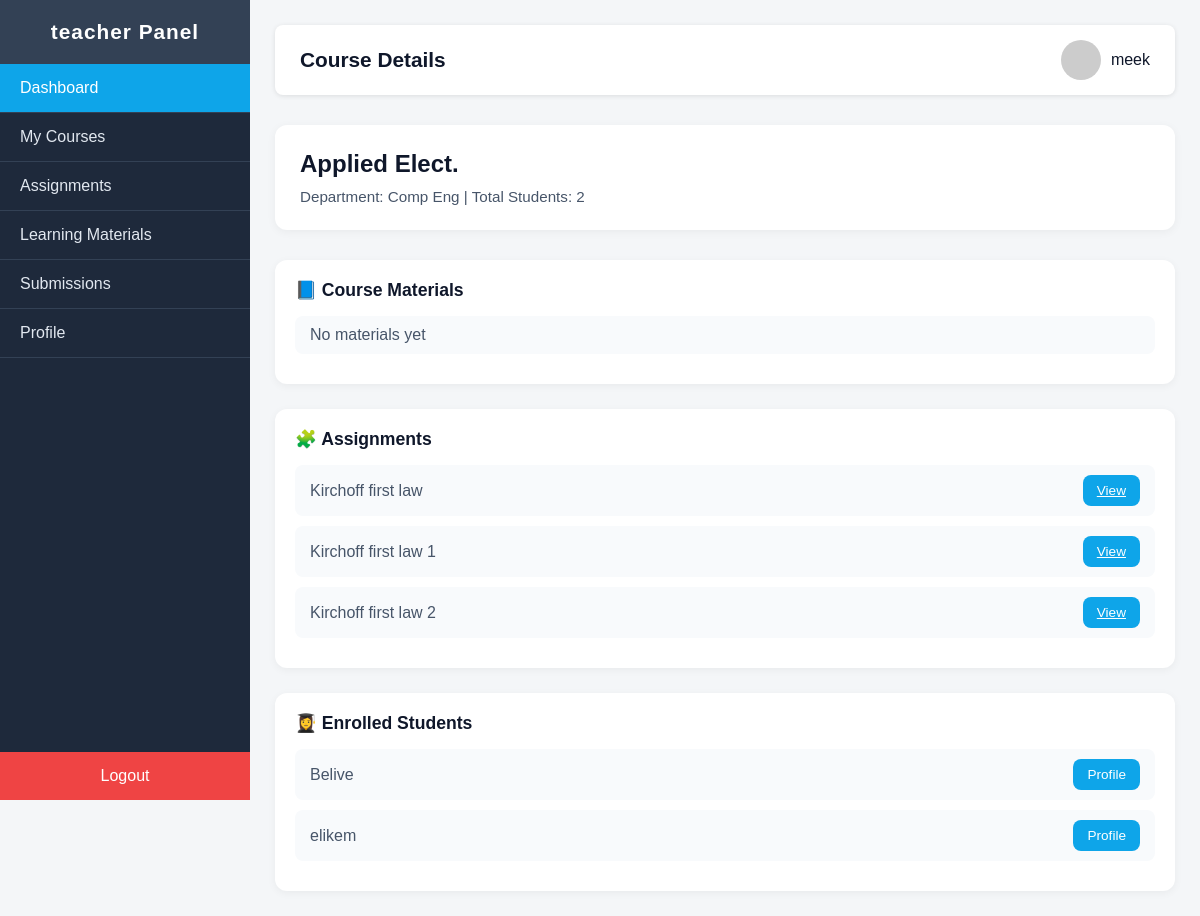
The page /dashboard/teacher/courses/applied-elect (signed in) on the database as committed earlier.
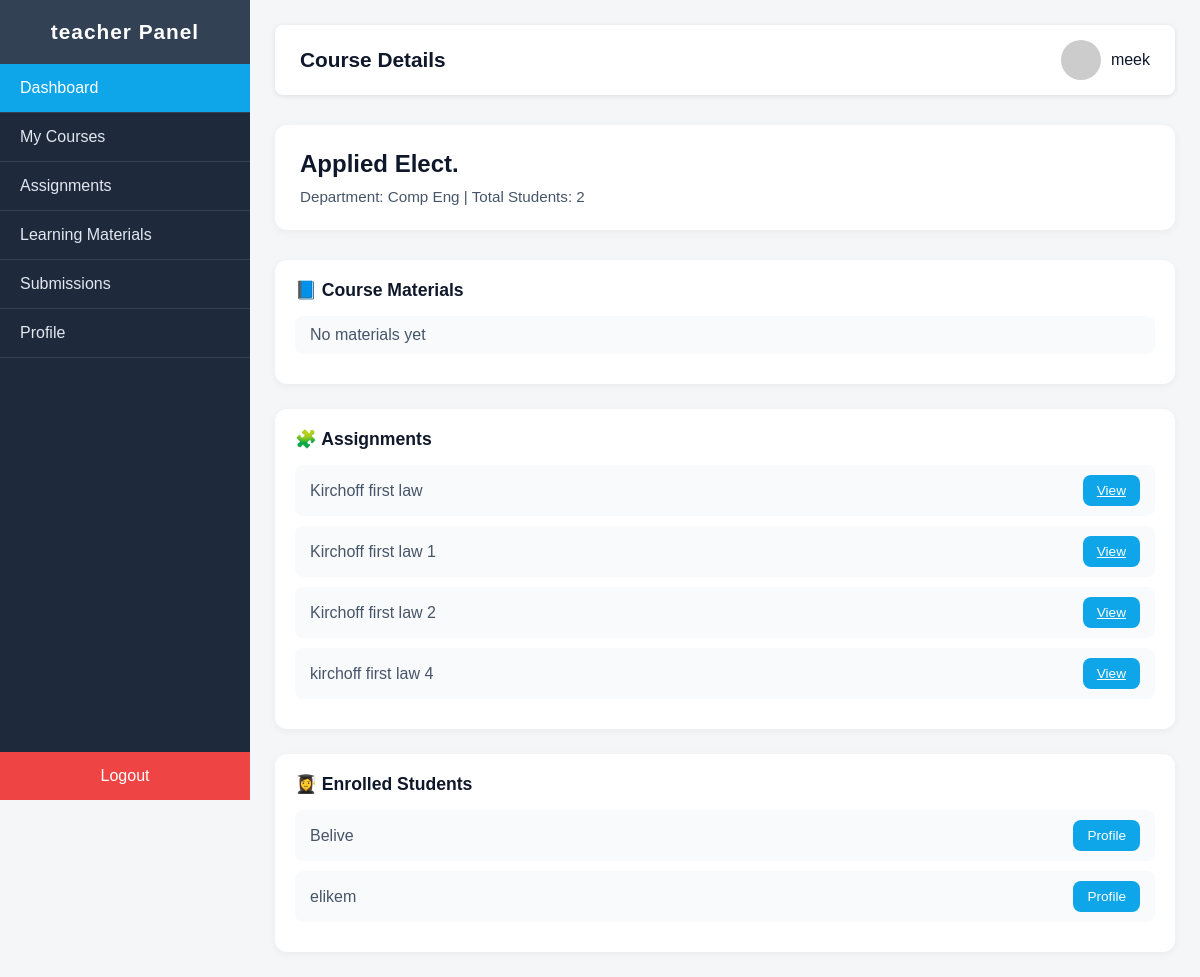
The same page on the database as committed later.
### main/models.py (models this page shows, shortened)
class Assignment(models.Model):
    slug = models.SlugField(unique=True,blank=True)
    created_by = models.ForeignKey(
        settings.AUTH_USER_MODEL,
        on_delete=models.CASCADE,
        related_name="assignments_created"
    )
    title = models.CharField(blank=True,max_length=100,unique=True)
    description = models.TextField(blank=True,null=True)
    course = models.ForeignKey(
        Course,
        on_delete=models.CASCADE,
        related_name="assignments"
    )
    material = models.FileField(upload_to="assignments/",validators=[exts_validator],unique=True)
    due_date = models.DateTimeField(null=True, blank=True)
    created_at = models.DateTimeField(auto_now_add=True)
    updated_at = models.DateTimeField(auto_now=True)

### users/models.py (models this page shows)
class CustomUser(AbstractUser):
    ROLES = {
        None:"Select user",
        "admin":"Admin",
        "teacher":"Teacher",
        "student":"Student",
    }
    image = models.ImageField(upload_to="profiles/",blank=True,null=False,default="defualt_image.jpg")
    school_id = models.CharField(blank=True,null=True,unique=True,validators=[is_umat_id])
    role = models.CharField(choices=ROLES, blank=True,default="teacher")
    department = models.ForeignKey(
        Department,
            on_delete=models.SET_NULL,
            null=True,
            blank=True,
            related_name="users",
            default="4"
        )
    def __str__(self):
        return self.username
    USERNAME_FIELD = "school_id"

### main/views.py (the view)
# urls.py: path("teacher/courses/<slug:slug>",views.teacher_course_detail,name = "teacher_course_detail"),
def teacher_course_detail(request,slug):
    course = Course.objects.get(slug=slug,teacher=request.user)
    assignments = Assignment.objects.filter(course = course )
    print(course.assignments.all()==assignments)
    learning_materials = LearningMaterial.objects.filter(course = course)
    all_enrolled_students = course.students.all()
    context = {
        "course":course,
        "assignments":assignments,
        "learning_materials":learning_materials,
        "students":all_enrolled_students
    }
    return render(request,"main/teacher_course_detail.html",context)

### main/context_processors.py (called while the page is built)
def total_values(request):
    total_users = User.objects.all().count()
    total_teachers = User.objects.filter(role = "teacher").count()
    total_students = User.objects.filter(role = "student").count()
    total_departments = Department.objects.all().count()
    total_courses = Course.objects.all().count()
    context = {
        "total_students":total_students,
        "total_teachers":total_teachers,
        "total_courses":total_courses,
        "total_departments":total_departments,
    }
    return context

### main/models.py (called while the page is built)
    def __str__(self):
        return self.name

### main/templates/main/teacher_course_detail.html
{% extends 'teacher_base.html' %}
{% load static %}
{% block extra_styles %}
    <link rel="stylesheet" href="{% static 'main/css/teacher_course_detail.css' %}">
{% endblock extra_styles %}
{% block body %}
    <div class="top-bar">
      <h1>Course Details</h1>
      <div class="profile">
        <img src="https://via.placeholder.com/40" alt="Teacher">
        <span>{{user}}</span>
      </div>
    </div>
    <div class="course-header">
      <h2>{{course.name}}</h2>
      <p>Department: {{course.department}} | Total Students: {{students|length}}</p>
    </div>
    <section class="content-sections">
      <div class="section-card">
        <h3>📘 Course Materials</h3>
        <ul>
          {% for material in learning_materials %}
          <li>
            <span>{{material.title}}</span>
            <a class="btn">View</a>
          </li>
          {% empty %}
          <li>
            <span>No materials yet </span>
          </li>
          {% endfor %}
        </ul>
      </div>
      <div class="section-card">
        <h3>🧩 Assignments</h3>
        <ul>
          {% for assignment in assignments %}
          <li>
            <span>{{assignment.title}}</span>
            <a  href="{% url 'main:teacher_assignment_detail' assignment.slug  %}" class="btn">View</a>
          </li>
          {% empty %}
          <li>
            <span>No Assignments yet </span>
          </li>
          {% endfor %}
        </ul>
      </div>
      <div class="section-card">
        <h3>👩‍🎓 Enrolled Students</h3>
        <ul>
          {% for student in students %}
          <li>
            <span>{{student.username}}</span>
            <button class="btn">Profile</button>
          </li>
          {% empty %}
          <li>
            <span>No Students enrolled yet </span>
          </li>
          {% endfor %}
        </ul>
      </div>
    </section>
</body>
</html>
{% endblock body %}

Rows that differ between the two databases and show on the page:
added Assignment: title "kirchoff first law 4"
